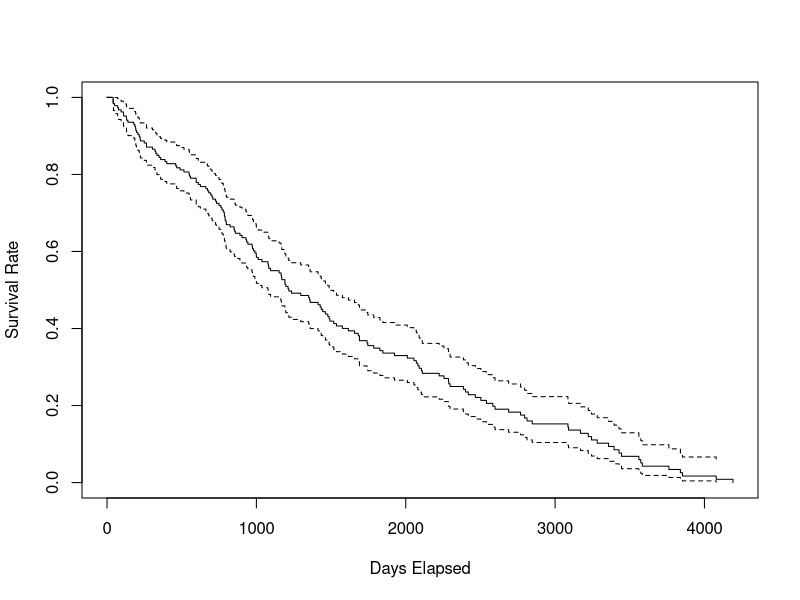
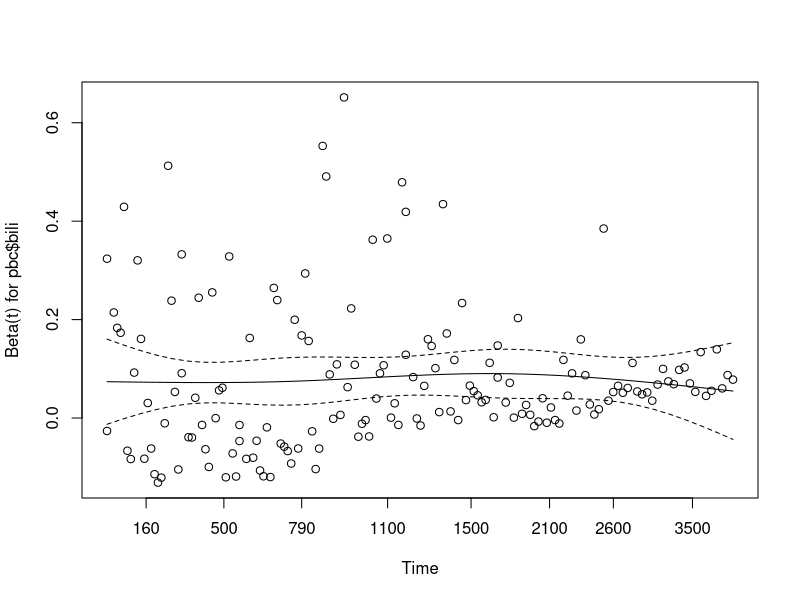

These charts were generated, in order, by the following R code:
require(survival)
data(pbc)

surObj = Surv(pbc$time, pbc$status)

model = survfit(surObj ~ 1)
summary(model)
model

plot(model, ylab = "Survival Rate", xlab = "Days Elapsed")

survdiff(surObj ~ pbc$trt)

coxModel = coxph(surObj ~ pbc$bili)
zphModel = cox.zph(coxModel)
coxModel
zphModel

plot(zphModel)
